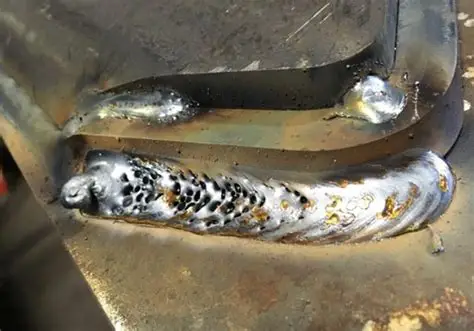
#> input picture sobel/img/loi1.jpg, 474 x 331 px
$ python testSobel.py   (older library calls are emulated)
#> lines starting #> are read from the running program, lines starting #| are printed output that depends on the picture; after the words box and inside, x2 and y2 are one past the last pixel; in counts of white or black regions, pixels touching at a corner belong together
#> further down, img is the input picture: shape (331, 474, 3); mean B, G, R 90.3, 107.8, 116
# [86 lines of commented-out code are left out]

import cv2
import numpy as np
import matplotlib.pyplot as plt

# =======================================================
# 1. HÀM TÍNH GRADIENT SOBEL (GIỮ NGUYÊN)
# =======================================================
def sobel_gradients(gray: np.ndarray):
    Kx = np.array([[-1, 0, 1],
                   [-2, 0, 2],
                   [-1, 0, 1]], dtype=np.float32)

    Ky = np.array([[ 1,  2,  1],
                   [ 0,  0,  0],
                   [-1, -2, -1]], dtype=np.float32)

    Gx = cv2.filter2D(gray, cv2.CV_32F, Kx)
    Gy = cv2.filter2D(gray, cv2.CV_32F, Ky)

    mag = np.hypot(Gx, Gy)
    angle = (np.rad2deg(np.arctan2(Gy, Gx)) + 180) % 180
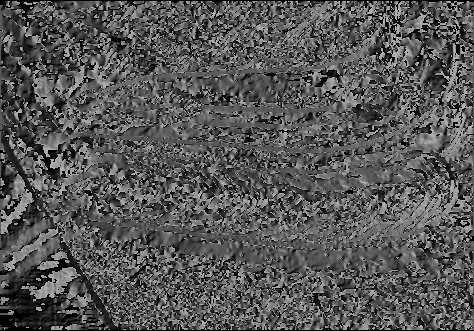
#> angle: shape (331, 474) float32; min 0, max 179.9, mean 86.1
    return Gx, Gy, mag, angle

# =======================================================
# 2. LẤY MAGNITUDE + MASK (GIỮ NGUYÊN)
# =======================================================
def sobel_edges(gray, threshold=None):
    _, _, mag, _ = sobel_gradients(gray)
    mmax = np.max(mag)
#> mmax = 691.3
    if mmax > 0:
        mag_norm = (mag / mmax * 255).astype(np.uint8)
    else:
        mag_norm = np.zeros_like(gray, dtype=np.uint8)

    if threshold is None:
        return mag_norm

    mask = (mag >= threshold * mmax).astype(np.uint8) * 255
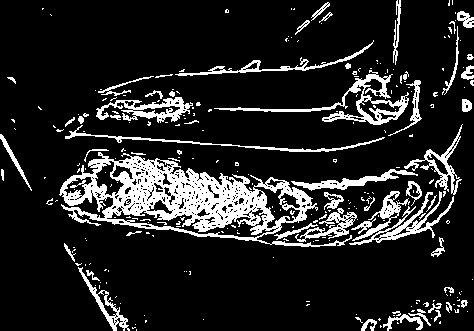
#> mask: shape (331, 474); 14.3% white; 261 white regions (205 under 20 px), largest, box (x1, y1, x2, y2) and area: (59, 152, 352, 247) 9610, (214, 70, 409, 125) 1685, (349, 191, 454, 245) 1510
    return mag_norm, mask

# =======================================================
# 3. PHÁT HIỆN VÙNG MỐI HÀN (ROI)
# =======================================================
img = cv2.imread("img/loi1.jpg")
# Lưu ý: Đảm bảo đường dẫn ảnh đúng. Nếu ảnh quá lớn nên resize lại.
if img is None:
    print("Lỗi: Không đọc được ảnh!")
    exit()

img_gray = cv2.cvtColor(img, cv2.COLOR_BGR2GRAY)

# Blur nhẹ hơn chút để giữ chi tiết lỗi
smooth = cv2.GaussianBlur(img_gray, (3, 3), 0)

# Sobel để lấy biên (giữ nguyên logic của bạn)
mag, edge_mask = sobel_edges(smooth.astype(np.float32), threshold=0.15)
# Hạ threshold xuống 0.15 để bắt biên tốt hơn nếu ảnh mờ

# Morphology: Đóng lỗ hổng -> Nối liền -> Lấp đầy
kernel = np.ones((5, 5), np.uint8)
weld_region = cv2.morphologyEx(edge_mask, cv2.MORPH_CLOSE, kernel, iterations=3)
#> weld_region: shape (331, 474); 28.2% white; 21 white regions (12 under 20 px), largest, box (x1, y1, x2, y2) and area: (46, 0, 474, 258) 39733, (355, 287, 474, 331) 1987, (64, 243, 137, 331) 1519
weld_region = cv2.dilate(weld_region, kernel, iterations=2) # Dilate mạnh hơn để bao trùm
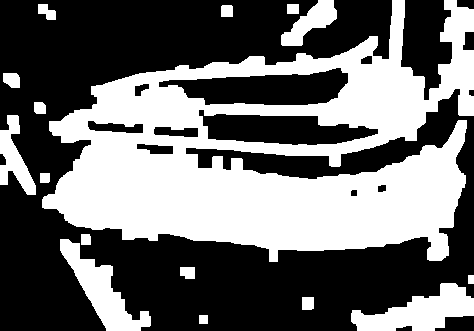
#> weld_region: shape (331, 474); 42.6% white; 16 white regions

# Tìm contour lớn nhất làm Mask Mối Hàn
contours, _ = cv2.findContours(weld_region, cv2.RETR_EXTERNAL, cv2.CHAIN_APPROX_SIMPLE)
#> contours = 16 contours; largest, box (x1, y1, x2, y2) and area: (42, 0, 474, 262) 65237, (351, 283, 474, 331) 2996, (60, 239, 151, 331) 2760, (0, 115, 36, 195) 1227, (281, 0, 337, 46) 1106
weld_mask_final = np.zeros_like(img_gray)

if contours:
    c_max = max(contours, key=cv2.contourArea)
#> c_max = contour of 692 points, box (x1, y1, x2, y2) (42, 0, 474, 262), area 65237
    cv2.drawContours(weld_mask_final, [c_max], -1, 255, thickness=-1)
#> weld_mask_final: shape (331, 474); 42.4% white; 1 white region, box (x1, y1, x2, y2) and area: (42, 0, 474, 262) 66463

# ==================================================================
# 4. PHÁT HIỆN LỖI (CẢI TIẾN QUAN TRỌNG)
# ==================================================================

# BƯỚC 1: Co vùng tìm kiếm (Erode)
# Vì biên mối hàn thường có bóng đen (shadow), dễ nhầm là lỗi.
# Ta co mask vào trong một chút để tránh biên.
search_mask = cv2.erode(weld_mask_final, kernel, iterations=4)
#> search_mask: shape (331, 474); 29.4% white; 6 white regions (1 under 20 px), largest, box (x1, y1, x2, y2) and area: (63, 54, 454, 243) 45450, (449, 58, 474, 82) 433, (459, 15, 474, 24) 108, (452, 25, 457, 34) 36, (466, 104, 474, 108) 31

# BƯỚC 2: Cân bằng sáng cục bộ (Optional - giúp nổi bật lỗi trên nền)
clahe = cv2.createCLAHE(clipLimit=2.0, tileGridSize=(8,8))
enhanced_gray = clahe.apply(smooth)
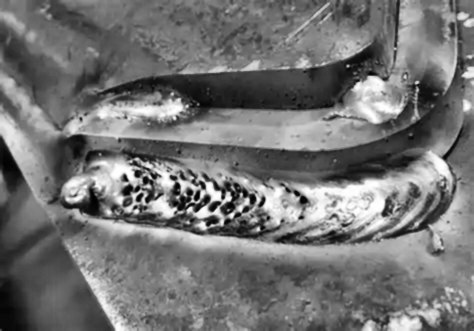
#> enhanced_gray: shape (331, 474); min 0, max 255, mean 115.7

# BƯỚC 3: Dùng ADAPTIVE THRESHOLD thay vì OTSU
# BlockSize: 15, C: 4 (Bạn có thể chỉnh C tăng lên nếu muốn bắt lỗi gắt hơn)
# Detect các điểm đen (lỗ khí/nứt) trên nền sáng
defect_candidates = cv2.adaptiveThreshold(
    enhanced_gray,
    255,
    cv2.ADAPTIVE_THRESH_GAUSSIAN_C,
    cv2.THRESH_BINARY_INV, # Đảo ngược: Lỗi (đen) thành trắng để dễ đếm
    21, # Block Size (phải là số lẻ)
    5   # Constant C (C càng lớn thì càng ít nhiễu nhưng có thể mất lỗi mờ)
)
#> defect_candidates: shape (331, 474); 32.5% white; 747 white regions (476 under 20 px), largest, box (x1, y1, x2, y2) and area: (60, 108, 474, 256) 7000, (72, 7, 400, 134) 5311, (56, 106, 437, 165) 2612

# BƯỚC 4: Chỉ giữ lỗi nằm TRONG vùng mối hàn đã co (search_mask)
defect_on_weld = cv2.bitwise_and(defect_candidates, defect_candidates, mask=search_mask)
#> defect_on_weld: shape (331, 474); 11.1% white; 171 white regions (109 under 20 px), largest, box (x1, y1, x2, y2) and area: (111, 54, 393, 134) 3836, (63, 176, 298, 239) 3182, (272, 213, 379, 243) 834

# Lọc nhiễu hạt tiêu (Morphology Open)
defect_on_weld = cv2.morphologyEx(defect_on_weld, cv2.MORPH_OPEN, np.ones((3,3), np.uint8))
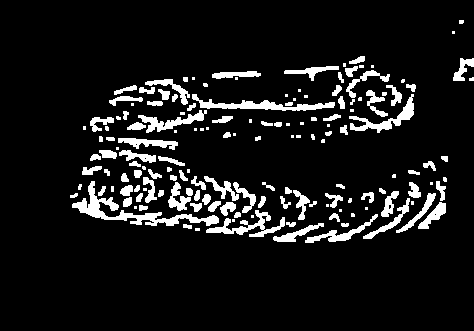
#> defect_on_weld: shape (331, 474); 9.3% white; 155 white regions (54 under 20 px)

# =======================================================
# 5. LỌC LỖI THEO DIỆN TÍCH & HIỂN THỊ
# =======================================================
contours_err, _ = cv2.findContours(defect_on_weld, cv2.RETR_EXTERNAL, cv2.CHAIN_APPROX_SIMPLE)
#> contours_err = 155 contours, 68 with area under 20; largest, box (x1, y1, x2, y2) and area: (72, 181, 219, 226) 1137, (192, 94, 335, 111) 672, (206, 210, 285, 237) 522, (349, 94, 414, 133) 514, (138, 110, 207, 133) 434

img_draw = img.copy()
final_defect_mask = np.zeros_like(img_gray)
total_defect_area = 0

min_area_defect = 10   # Bỏ qua chấm li ti
max_area_defect = 500  # Bỏ qua mảng quá lớn (thường là sai sót mask)

for c in contours_err:
    area = cv2.contourArea(c)
    if min_area_defect < area < max_area_defect:
        total_defect_area += area
        # Vẽ contour lỗi lên ảnh gốc
        cv2.drawContours(img_draw, [c], -1, (0, 0, 255), 2) # Màu đỏ
        # Vẽ vòng tròn bao quanh để dễ nhìn
        (x,y), radius = cv2.minEnclosingCircle(c)
        cv2.circle(img_draw, (int(x),int(y)), int(radius)+3, (0, 255, 255), 1) # Màu vàng
        # Cập nhật vào mask kết quả cuối cùng
        cv2.drawContours(final_defect_mask, [c], -1, 255, thickness=-1)
#> this loop made 155 passes
#> (area, total_defect_area, x, y, radius) on passes 2, 4, 5, 8, 10, 11, 16, 18, 19, 20, 23, 24: (23, 23, 187, 226, 4.47), (241.5, 283.5, 298, 231, 26.25), (25, 308.5, 290.5, 223, 4.61), (342.5, 651, 341, 228, 38.63), (38.5, 689.5, 334.3, 218.3, 5.44), (24, 713.5, 237, 215, 3.61), (29.5, 743, 142.8, 207.5, 4.51), (54, 797, 195.5, 205.2, 5.94), (254.5, 1051.5, 431.5, 215.5, 18.4), (112.5, 1164, 228, 208, 8.06), (68, 1247.5, 214, 205.5, 7.5), (248.5, 1496, 386, 218, 30.48)
#> area on passes 12, 55: 521.5, 1137
#> final_defect_mask: shape (331, 474); 6.7% white; 103 white regions (6 under 20 px), largest, box (x1, y1, x2, y2) and area: (138, 110, 207, 133) 535, (305, 214, 378, 243) 434, (118, 138, 178, 150) 373
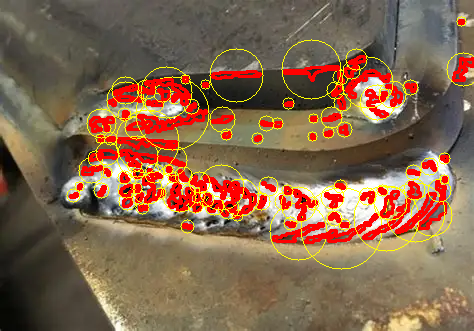
#> img_draw: shape (331, 474, 3); 12.8% of pixels changed, all inside (x1, y1, x2, y2) = (66, 16, 474, 270)
#> after the loop, total_defect_area = 8057.5

weld_area = cv2.countNonZero(weld_mask_final)
#> weld_area = 66463

print(f"Diện tích mối hàn: {weld_area}")
#| Diện tích mối hàn: 66463
print(f"Diện tích vùng lỗi thực tế: {total_defect_area}")
#| Diện tích vùng lỗi thực tế: 8057.5
if weld_area > 0:
    print(f"Tỷ lệ lỗi: {(total_defect_area/weld_area)*100:.2f}%")
#| Tỷ lệ lỗi: 12.12%

# =======================================================
# 6. HIỂN THỊ KẾT QUẢ
# =======================================================
plt.figure(figsize=(15, 6))

plt.subplot(1, 4, 1)
plt.imshow(cv2.cvtColor(img, cv2.COLOR_BGR2RGB))
plt.title("Ảnh Gốc")
plt.axis("off")

plt.subplot(1, 4, 2)
plt.imshow(weld_mask_final, cmap='gray')
plt.title("Vùng Mối Hàn (Mask)")
plt.axis("off")

plt.subplot(1, 4, 3)
plt.imshow(defect_on_weld, cmap='gray')
plt.title("Adaptive Thresh (Raw)")
plt.axis("off")

plt.subplot(1, 4, 4)
plt.imshow(cv2.cvtColor(img_draw, cv2.COLOR_BGR2RGB))
plt.title("Kết Quả Phát Hiện")
plt.axis("off")

results_text = (f"Area Bead: {weld_area}\nArea Defect: {total_defect_area}")
plt.figtext(0.5, 0.05, results_text, ha="center", fontsize=12,
            bbox={"facecolor":"white", "alpha":0.8, "pad":5})

plt.tight_layout()
plt.show()
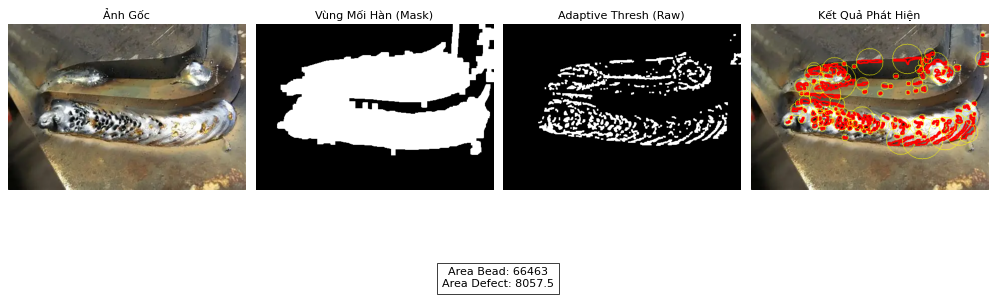
#> figure drawn by matplotlib, 4 panels

$ run again, with sobel/img/loi3.jpg copied over sobel/img/loi1.jpg
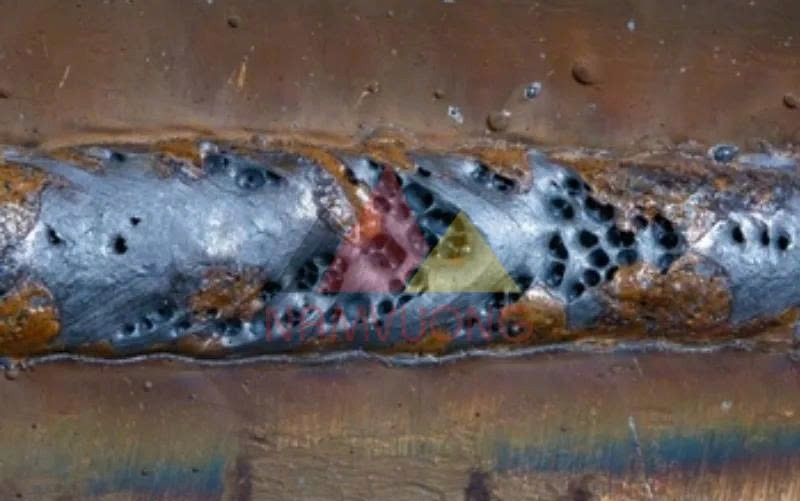
#> input picture sobel/img/loi3.jpg, 800 x 501 px
#> img is the input picture: shape (501, 800, 3); mean B, G, R 87.1, 89.5, 99.6
#> mmax = 423.1
#> mask: shape (501, 800); 16% white; 1052 white regions (803 under 20 px), largest, box (x1, y1, x2, y2) and area: (425, 153, 800, 318) 19376, (163, 216, 431, 339) 6055, (0, 180, 82, 283) 3039
#> contours = 70 contours; largest, box (x1, y1, x2, y2) and area: (0, 104, 800, 386) 181040, (578, 469, 672, 501) 2176, (454, 457, 574, 501) 2124, (699, 471, 800, 501) 1730, (345, 430, 412, 460) 1197
#> c_max = contour of 626 points, box (x1, y1, x2, y2) (0, 104, 800, 386), area 181040
#> weld_mask_final: shape (501, 800); 45.5% white; 1 white region, box (x1, y1, x2, y2) and area: (0, 104, 800, 386) 182494
#> search_mask: shape (501, 800); 40.1% white; 3 white regions, box (x1, y1, x2, y2) and area: (0, 120, 800, 363) 160314, (0, 360, 31, 377) 307, (48, 352, 63, 357) 61
#> defect_candidates: shape (501, 800); 30.8% white; 2265 white regions (1465 under 20 px), largest, box (x1, y1, x2, y2) and area: (0, 295, 644, 363) 6826, (618, 130, 741, 204) 2494, (693, 165, 800, 253) 2487
#> contours_err = 549 contours, 226 with area under 20; largest, box (x1, y1, x2, y2) and area: (87, 320, 644, 361) 3827, (407, 198, 466, 259) 1333, (241, 258, 318, 331) 1214, (93, 142, 202, 168) 832, (148, 270, 214, 324) 756
#> the loop `for c in contours_err:` made 549 passes
#> (area, total_defect_area, x, y, radius) on passes 2, 10, 13, 17, 18, 22, 23, 24: (66, 77.5, 4, 368.5, 8.5), (26, 144.5, 762, 343, 5.1), (51, 213.5, 795.5, 343.8, 5.44), (20, 263.5, 725.5, 340, 4.92), (37, 300.5, 431.5, 341, 5.41), (36.5, 349, 459.5, 338, 7.16), (144.5, 493.5, 284.5, 338.5, 15.51), (61.5, 555, 323.5, 334.5, 8.28)
#> after the loop `for c in contours_err:`:
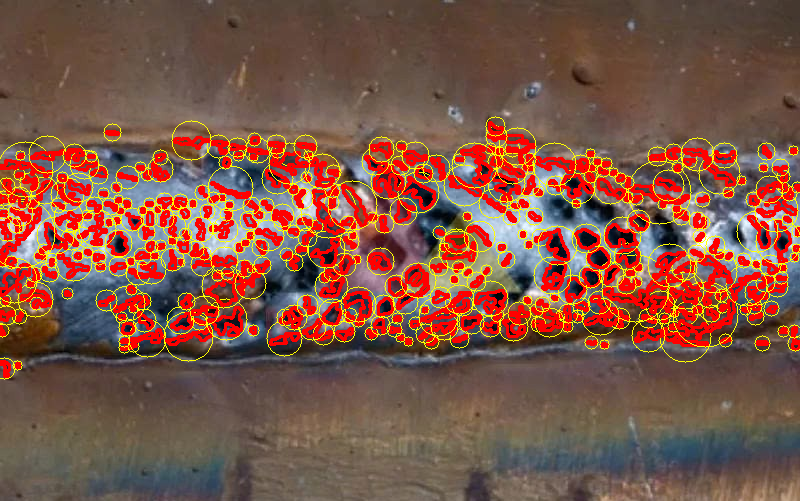
#> img_draw: shape (501, 800, 3); 17.35% of pixels changed, all inside (x1, y1, x2, y2) = (0, 116, 800, 380)
#> after the loop `for c in contours_err:`: total_defect_area = 31674
#> weld_area = 182494
#| Diện tích mối hàn: 182494
#| Diện tích vùng lỗi thực tế: 31674.0
#| Tỷ lệ lỗi: 17.36%
#> `plt.show()`:
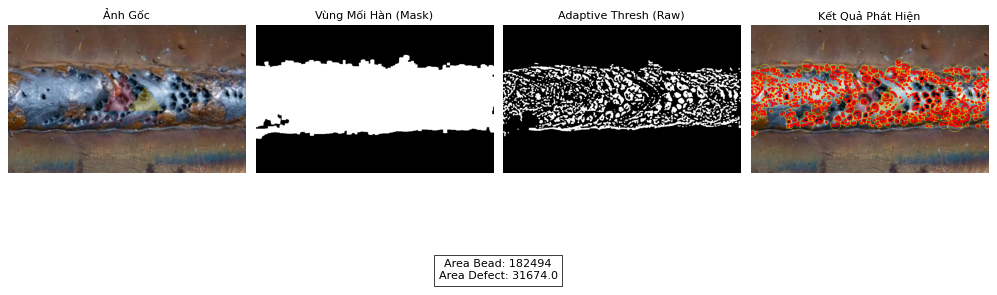
#> figure drawn by matplotlib, 4 panels

$ run again, with sobel/img/loi4.jpg copied over sobel/img/loi1.jpg
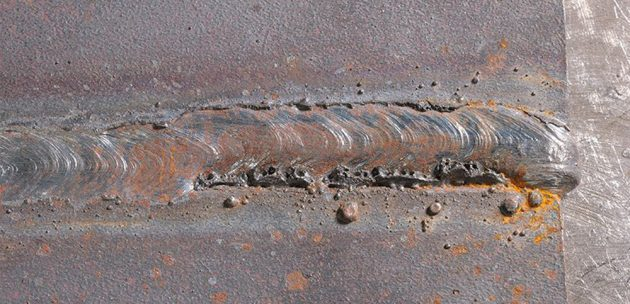
#> input picture sobel/img/loi4.jpg, 630 x 304 px
#> img is the input picture: shape (304, 630, 3); mean B, G, R 125.9, 126.2, 138.3
#> mmax = 510.1
#> mask: shape (304, 630); 16.8% white in thin lines or dots
#> contours = 7 contours; box (x1, y1, x2, y2) and area: (0, 0, 630, 304) 179319, (17, 267, 73, 304) 1041, (53, 269, 72, 284) 154, (45, 0, 57, 7) 66, (7, 57, 16, 66) 64, (4, 44, 13, 53) 64, (173, 10, 182, 19) 64
#> c_max = contour of 495 points, box (x1, y1, x2, y2) (0, 0, 630, 304), area 179319
#> weld_mask_final: shape (304, 630); 94.4% white; 22 black regions (1 under 20 px), largest, box (x1, y1, x2, y2) and area: (0, 240, 79, 304) 3833, (123, 0, 191, 71) 2021, (30, 0, 100, 27) 804
#> search_mask: shape (304, 630); 86.2% white; 15 black regions, largest, box (x1, y1, x2, y2) and area: (0, 232, 149, 304) 6603, (0, 0, 108, 107) 5600, (115, 0, 199, 79) 5258
#> defect_candidates: shape (304, 630); 41.8% white; 1622 white regions (1113 under 20 px), largest, box (x1, y1, x2, y2) and area: (460, 139, 582, 304) 2504, (327, 149, 508, 209) 2259, (250, 32, 349, 112) 1778
#> contours_err = 1244 contours, 951 with area under 20; largest, box (x1, y1, x2, y2) and area: (354, 164, 499, 189) 1212, (246, 166, 315, 198) 552, (491, 167, 554, 191) 405, (390, 101, 462, 113) 322, (553, 171, 580, 200) 300
#> the loop `for c in contours_err:` made 1244 passes
#> (area, total_defect_area, x, y, radius) on passes 27, 34, 40, 64, 68, 70, 75, 80: (21.5, 46, 285.5, 298.5, 4.3), (25, 86, 392.5, 295, 4.72), (21, 141.5, 455.5, 292, 4.03), (36.5, 265.5, 373, 285, 5.66), (28, 293.5, 578, 283.5, 4.27), (23, 327.5, 521.5, 281.5, 3.81), (32.5, 360, 281, 283.5, 5.41), (135, 495, 610.5, 287, 17.61)
#> after the loop `for c in contours_err:`:
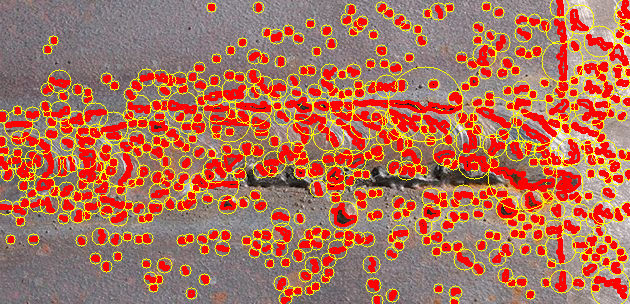
#> img_draw: shape (304, 630, 3); mean B, G, R 86.3, 112.5, 176.9
#> after the loop `for c in contours_err:`: total_defect_area = 18817
#> weld_area = 180881
#| Diện tích mối hàn: 180881
#| Diện tích vùng lỗi thực tế: 18817.0
#| Tỷ lệ lỗi: 10.40%
#> `plt.show()`:
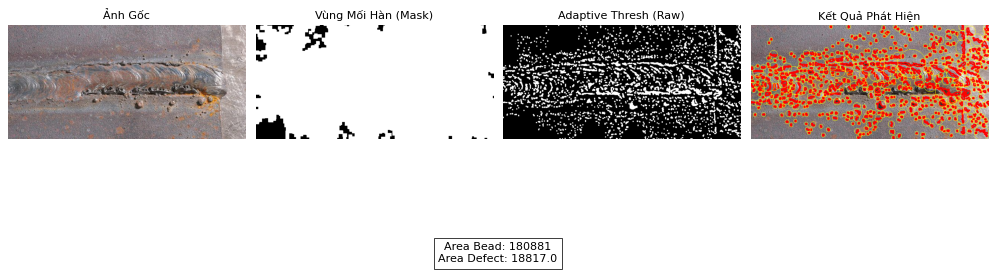
#> figure drawn by matplotlib, 4 panels

$ run again, with sobel/img/loi.jpg copied over sobel/img/loi1.jpg
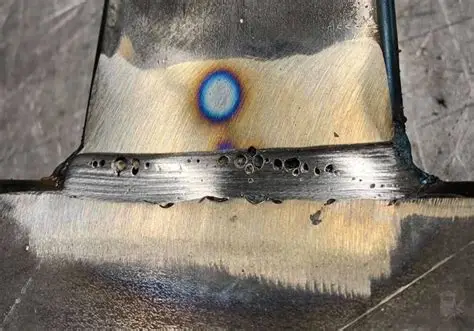
#> input picture sobel/img/loi.jpg, 474 x 331 px
#> img is the input picture: shape (331, 474, 3); mean B, G, R 114.6, 126.3, 134.7
#> mmax = 646.3
#> mask: shape (331, 474); 12.4% white; 674 white regions (590 under 20 px), largest, box (x1, y1, x2, y2) and area: (0, 0, 234, 182) 3336, (233, 126, 474, 210) 2898, (362, 0, 396, 128) 1080
#> contours = 23 contours; largest, box (x1, y1, x2, y2) and area: (0, 0, 474, 331) 110704, (49, 0, 89, 33) 718, (420, 51, 447, 78) 382, (455, 65, 474, 82) 256, (442, 18, 462, 33) 227
#> c_max = contour of 703 points, box (x1, y1, x2, y2) (0, 0, 474, 331), area 110704
#> weld_mask_final: shape (331, 474); 71.5% white; 12 black regions, largest, box (x1, y1, x2, y2) and area: (0, 0, 98, 174) 13928, (400, 0, 474, 169) 7279, (371, 221, 474, 331) 7271
#> search_mask: shape (331, 474); 58.5% white; 5 black regions, box (x1, y1, x2, y2) and area: (203, 213, 474, 331) 17132, (0, 0, 106, 182) 16247, (392, 0, 474, 200) 12929, (112, 0, 353, 61) 10406, (0, 213, 115, 331) 8470
#> defect_candidates: shape (331, 474); 37.5% white; 1220 white regions (821 under 20 px), largest, box (x1, y1, x2, y2) and area: (254, 0, 474, 209) 4717, (0, 0, 257, 196) 4522, (269, 213, 467, 331) 3594
#> contours_err = 488 contours, 376 with area under 20; largest, box (x1, y1, x2, y2) and area: (196, 68, 244, 125) 2006, (62, 151, 219, 170) 851, (263, 141, 393, 161) 791, (386, 2, 404, 130) 682, (0, 168, 73, 195) 669
#> the loop `for c in contours_err:` made 488 passes
#> (area, total_defect_area, x, y, radius) on passes 20, 23, 27, 31, 34, 35, 38, 43: (43.5, 126.5, 165.5, 321, 6.27), (42.5, 183.5, 179, 321.5, 6.8), (35, 229.5, 102, 315, 5), (42.5, 272, 119, 313.8, 6.53), (55.5, 327.5, 363, 309, 7.07), (24.5, 352, 198.5, 305, 4.03), (20, 389.5, 172, 305, 3.61), (33, 435.5, 129, 299.4, 4.67)
#> after the loop `for c in contours_err:`: total_defect_area = 8368
#> weld_area = 112121
#| Diện tích mối hàn: 112121
#| Diện tích vùng lỗi thực tế: 8368.0
#| Tỷ lệ lỗi: 7.46%
#> `plt.show()`:
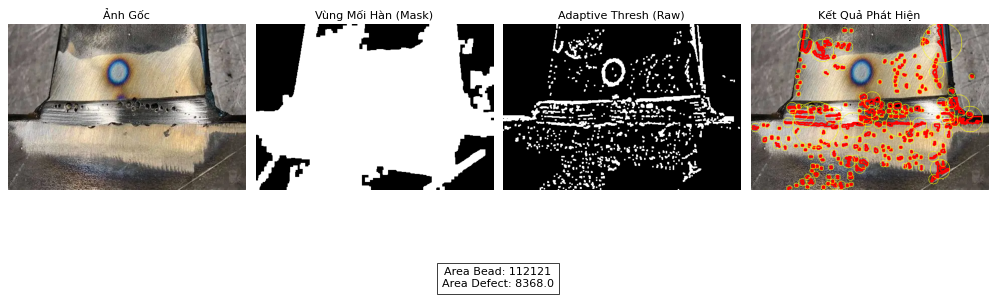
#> figure drawn by matplotlib, 4 panels
